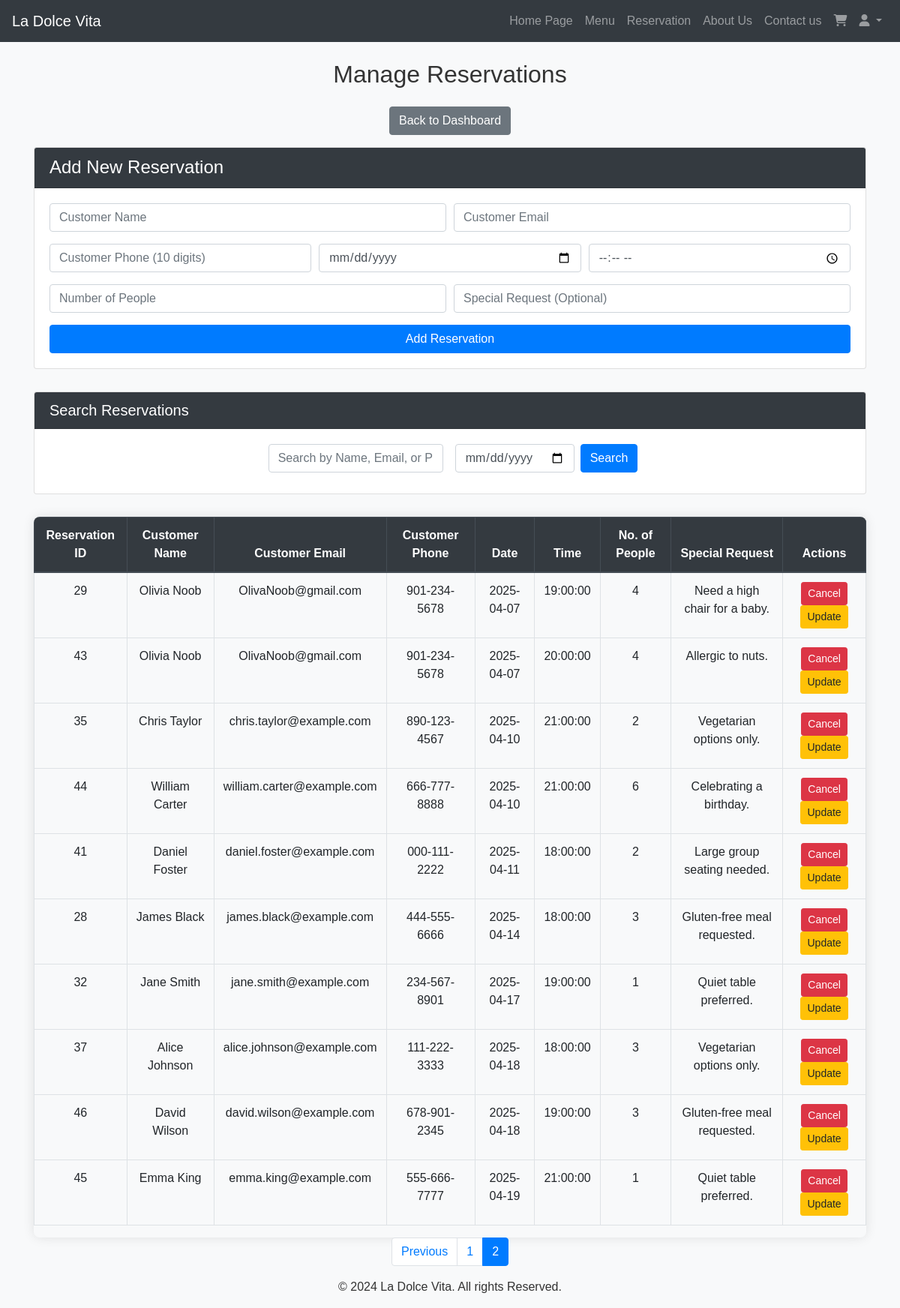
The app's page /index.php?page=admin_manage_reservations&p=2 (signed in) with its own data.
### tables this page shows
CREATE TABLE IF NOT EXISTS `reservations` (
  `ReservationID` int NOT NULL AUTO_INCREMENT,
  `CustomerName` varchar(255) NOT NULL,
  `CustomerEmail` varchar(255) NOT NULL,
  `CustomerPhone` varchar(255) NOT NULL,
  `ReservationDate` date NOT NULL,
  `ReservationTime` time NOT NULL,
  `NumberOfPeople` int NOT NULL,
  `SpecialRequest` text,
  `CreatedAt` timestamp NULL DEFAULT CURRENT_TIMESTAMP,
  PRIMARY KEY (`ReservationID`)
);

### src/controller/admin/ReservationsManagement.php (the view, shortened to what this page needs)
<?php
require_once realpath(__DIR__ . '/../../../config/config.php');
require_once realpath(__DIR__ . '/../../../utils/utils.php');
$p = isset($_GET['p']) ? (int)$_GET['p'] : 1;
$limit = 10;
$offset = ($p - 1) * $limit;
$search_query = "";
$date_filter = "";
$whereClause = " WHERE 1=1 ";
$paramTypes = "";
$params = [];
$count_query = "SELECT COUNT(*) as total FROM reservations" . $whereClause;
$stmt_count = $mysqli->prepare($count_query);
$stmt_count->execute();
$result_count = $stmt_count->get_result();
$row_count = $result_count->fetch_assoc();
$total = $row_count['total'];
$totalPages = ceil($total / $limit);
$filter_query = "SELECT * FROM reservations" . $whereClause . " ORDER BY ReservationDate ASC, ReservationTime ASC LIMIT ? OFFSET ?";
$paramTypes .= "ii";
$params[] = $limit;
$params[] = $offset;
$stmt = $mysqli->prepare($filter_query);
$stmt->bind_param($paramTypes, ...$params);
$stmt->execute();
$result = $stmt->get_result();
$baseUrl = "index.php?page=admin_manage_reservations&";
?>
<!DOCTYPE html>
<html lang="en">
<head>
    <link rel="stylesheet" href="https://stackpath.bootstrapcdn.com/bootstrap/4.5.2/css/bootstrap.min.css">
    <link rel="stylesheet" href="https://cdnjs.cloudflare.com/ajax/libs/font-awesome/5.15.4/css/all.min.css">
    <link rel="stylesheet" href="/assets/css/styles.css">
</head>
<body>
    <header id="navbar">
        <?php require_once realpath(__DIR__ . '/../../views/header.php'); ?>
    </header>
    <div class="container mt-4">
        <h2 class="text-center mb-4">Manage Reservations</h2>
        <div class="text-center mb-3">
            <a href="index.php?page=admin_dashboard" class="btn btn-secondary">Back to Dashboard</a>
        </div>
        <div class="card">
            <div class="card-header">
                <h4 class="mb-0">Add New Reservation</h4>
            </div>
            <div class="card-body">
                <form action="index.php?page=admin_manage_reservations" method="POST">
                    <div class="form-row">
                        <div class="form-group col-md-6">
                            <input type="text" name="name" class="form-control" placeholder="Customer Name" required>
                        </div>
                        <div class="form-group col-md-6">
                            <input type="email" name="email" class="form-control" placeholder="Customer Email" required>
                        </div>
                    </div>
                    <div class="form-row">
                        <div class="form-group col-md-4">
                            <input type="tel" name="phone" class="form-control" placeholder="Customer Phone (10 digits)" required>
                        </div>
                        <div class="form-group col-md-4">
                            <input type="date" name="date" class="form-control" required>
                        </div>
                        <div class="form-group col-md-4">
                            <input type="time" name="time" class="form-control" required>
                        </div>
                    </div>
                    <div class="form-row">
                        <div class="form-group col-md-6">
                            <input type="number" name="people" class="form-control" placeholder="Number of People" required>
                        </div>
                        <div class="form-group col-md-6">
                            <input type="text" name="request" class="form-control" placeholder="Special Request (Optional)">
                        </div>
                    </div>
                    <button type="submit" name="add_reservation" class="btn btn-primary btn-block">Add Reservation</button>
                </form>
            </div>
        </div>
        <div class="card">
            <div class="card-header">
                <h5 class="mb-0">Search Reservations</h5>
            </div>
            <div class="card-body">
                <form action="index.php" method="GET" class="form-inline justify-content-center">
                    <div class="form-group mx-sm-2 mb-2">
                        <input type="text" name="search" class="form-control" placeholder="Search by Name, Email, or Phone" value="<?php echo htmlspecialchars($search_query); ?>">
                    </div>
                    <div class="form-group mx-sm-2 mb-2">
                        <input type="date" name="filter_date" class="form-control" value="<?php echo htmlspecialchars($date_filter); ?>">
                    </div>
                    <button type="submit" class="btn btn-primary mb-2">Search</button>
                </form>
            </div>
        </div>
        <div class="table-container">
            <div class="table-responsive">
                <table class="table table-hover table-bordered text-center">
                    <thead class="thead-dark">
                        <tr>
                            <th scope="col">Reservation ID</th>
                            <th scope="col">Customer Name</th>
                            <th scope="col">Customer Email</th>
                            <th scope="col">Customer Phone</th>
                            <th scope="col">Date</th>
                            <th scope="col">Time</th>
                            <th scope="col">No. of People</th>
                            <th scope="col">Special Request</th>
                            <th scope="col">Actions</th>
                        </tr>
                    </thead>
                    <tbody>
                        <?php
                        if ($result && mysqli_num_rows($result) > 0) {
                            while ($row = $result->fetch_assoc()) {
                                echo "<tr>";
                                echo "<td>" . htmlspecialchars($row['ReservationID']) . "</td>";
                                echo "<td>" . htmlspecialchars($row['CustomerName']) . "</td>";
                                echo "<td>" . htmlspecialchars($row['CustomerEmail']) . "</td>";
                                echo "<td>" . htmlspecialchars($row['CustomerPhone']) . "</td>";
                                echo "<td>" . htmlspecialchars($row['ReservationDate']) . "</td>";
                                echo "<td>" . htmlspecialchars($row['ReservationTime']) . "</td>";
                                echo "<td>" . htmlspecialchars($row['NumberOfPeople']) . "</td>";
                                echo "<td>" . htmlspecialchars($row['SpecialRequest']) . "</td>";
                                echo "<td>
                                        <form action='index.php?page=admin_manage_reservations' method='POST' class='d-inline' onsubmit=\"return confirm('Are you sure you want to cancel this reservation?');\">
                                            <input type='hidden' name='reservation_id' value='" . htmlspecialchars($row['ReservationID']) . "'>
                                            <button type='submit' name='cancel_reservation' class='btn btn-danger btn-sm'>Cancel</button>
                                        </form>
                                        <button class='btn btn-warning btn-sm' data-toggle='modal' data-target='#editReservationModal" . htmlspecialchars($row['ReservationID']) . "'>Update</button>
                                        <div class='modal fade' id='editReservationModal" . htmlspecialchars($row['ReservationID']) . "' tabindex='-1' role='dialog'>
                                                            <input type='hidden' name='reservation_id' value='" . htmlspecialchars($row['ReservationID']) . "'>
                                                                <input type='text' name='name' class='form-control' value='" . htmlspecialchars($row['CustomerName']) . "' required>
                                                                <input type='email' name='email' class='form-control' value='" . htmlspecialchars($row['CustomerEmail']) . "' required>
                                                                <input type='tel' name='phone' class='form-control' value='" . htmlspecialchars($row['CustomerPhone']) . "' required>
                                                                <input type='date' name='date' class='form-control' value='" . htmlspecialchars($row['ReservationDate']) . "' required>
                                                                <input type='time' name='time' class='form-control' value='" . htmlspecialchars($row['ReservationTime']) . "' required>
                                                                <input type='number' name='people' class='form-control' value='" . htmlspecialchars($row['NumberOfPeople']) . "' required>
                                                                <input type='text' name='request' class='form-control' value='" . htmlspecialchars($row['SpecialRequest']) . "'>
                                        </div>
                                      </td>";
                                echo "</tr>";
                            }
                        } else {
                            echo "<tr><td colspan='9'>No reservations found.</td></tr>";
                        }
                        ?>
                    </tbody>
                </table>
            </div>
        </div>
        <?php echo generatePaginationLinks($p, $totalPages, $baseUrl); ?>
    </div>
    <footer class="footer">
        <div class="container text-center">
            <p>&copy; 2024 La Dolce Vita. All rights Reserved. </p>
        </div>
    </footer>
</body>
</html>

### assets/css/styles.css (style rules this page uses)
* { margin: 0; padding: 0; box-sizing: border-box; }
body { font-family: 'Arial', sans-serif; color: #333; }

### src/controller/admin/ReservationsManagement.php (style rules this page uses)
body { background-color: #f8f9fa; }
.card-header { background-color: #343a40; color: #fff; }
.card { margin-bottom: 30px; }
.table-container { margin-top: 30px; }
.table-responsive { box-shadow: 0 0 15px rgba(0,0,0,0.1); border-radius: 8px; }

### records on screen
reservations: ReservationID "29", CustomerName "Olivia Noob", CustomerEmail "OlivaNoob@gmail.com", CustomerPhone "901-234-5678", ReservationDate "2025-04-07", ReservationTime "19:00:00", NumberOfPeople "4", SpecialRequest "Need a high chair for a baby."
reservations: ReservationID "43", CustomerName "Olivia Noob", CustomerEmail "OlivaNoob@gmail.com", CustomerPhone "901-234-5678", ReservationDate "2025-04-07", ReservationTime "20:00:00", NumberOfPeople "4", SpecialRequest "Allergic to nuts."
reservations: ReservationID "35", CustomerName "Chris Taylor", CustomerEmail "chris.taylor@example.com", CustomerPhone "890-123-4567", ReservationDate "2025-04-10", ReservationTime "21:00:00", NumberOfPeople "2", SpecialRequest "Vegetarian options only."
reservations: ReservationID "44", CustomerName "William Carter", CustomerEmail "william.carter@example.com", CustomerPhone "666-777-8888", ReservationDate "2025-04-10", ReservationTime "21:00:00", NumberOfPeople "6", SpecialRequest "Celebrating a birthday."
reservations: ReservationID "41", CustomerName "Daniel Foster", CustomerEmail "daniel.foster@example.com", CustomerPhone "000-111-2222", ReservationDate "2025-04-11", ReservationTime "18:00:00", NumberOfPeople "2", SpecialRequest "Large group seating needed."
reservations: ReservationID "28", CustomerName "James Black", CustomerEmail "james.black@example.com", CustomerPhone "444-555-6666", ReservationDate "2025-04-14", ReservationTime "18:00:00", NumberOfPeople "3", SpecialRequest "Gluten-free meal requested."
reservations: ReservationID "32", CustomerName "Jane Smith", CustomerEmail "jane.smith@example.com", CustomerPhone "234-567-8901", ReservationDate "2025-04-17", ReservationTime "19:00:00", NumberOfPeople "1", SpecialRequest "Quiet table preferred."
reservations: ReservationID "37", CustomerName "Alice Johnson", CustomerEmail "alice.johnson@example.com", CustomerPhone "111-222-3333", ReservationDate "2025-04-18", ReservationTime "18:00:00", NumberOfPeople "3", SpecialRequest "Vegetarian options only."
reservations: ReservationID "46", CustomerName "David Wilson", CustomerEmail "david.wilson@example.com", CustomerPhone "678-901-2345", ReservationDate "2025-04-18", ReservationTime "19:00:00", NumberOfPeople "3", SpecialRequest "Gluten-free meal requested."
reservations: ReservationID "45", CustomerName "Emma King", CustomerEmail "emma.king@example.com", CustomerPhone "555-666-7777", ReservationDate "2025-04-19", ReservationTime "21:00:00", NumberOfPeople "1", SpecialRequest "Quiet table preferred."
